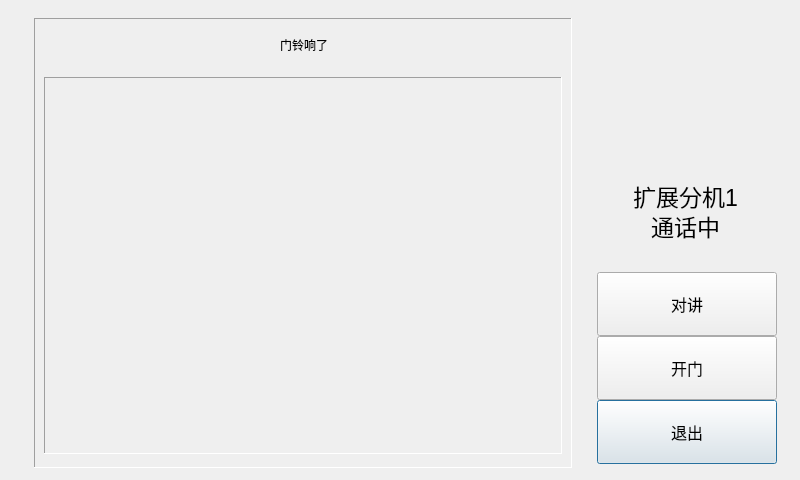
<?xml version="1.0" encoding="UTF-8"?>
<ui version="4.0">
 <class>DoorBellDialog</class>
 <widget class="QDialog" name="DoorBellDialog">
  <property name="geometry">
   <rect>
    <x>0</x>
    <y>0</y>
    <width>800</width>
    <height>480</height>
   </rect>
  </property>
  <property name="windowTitle">
   <string>Dialog</string>
  </property>
  <widget class="CommonPushButton" name="pushButtonDoorBellReturn">
   <property name="geometry">
    <rect>
     <x>597</x>
     <y>400</y>
     <width>180</width>
     <height>64</height>
    </rect>
   </property>
   <property name="font">
    <font>
     <family>AlArabiya</family>
     <pointsize>12</pointsize>
    </font>
   </property>
   <property name="text">
    <string>退出</string>
   </property>
  </widget>
  <widget class="QFrame" name="frameVideoShow">
   <property name="geometry">
    <rect>
     <x>44</x>
     <y>77</y>
     <width>518</width>
     <height>377</height>
    </rect>
   </property>
   <property name="styleSheet">
    <string notr="true"/>
   </property>
   <property name="frameShape">
    <enum>QFrame::Panel</enum>
   </property>
   <property name="frameShadow">
    <enum>QFrame::Sunken</enum>
   </property>
  </widget>
  <widget class="CommonPushButton" name="pushButtonDoorBellOpen">
   <property name="geometry">
    <rect>
     <x>597</x>
     <y>336</y>
     <width>180</width>
     <height>64</height>
    </rect>
   </property>
   <property name="font">
    <font>
     <family>AlArabiya</family>
     <pointsize>12</pointsize>
    </font>
   </property>
   <property name="text">
    <string>开门</string>
   </property>
  </widget>
  <widget class="CommonPushButton" name="pushButtonDoorBellAnswer">
   <property name="geometry">
    <rect>
     <x>597</x>
     <y>272</y>
     <width>180</width>
     <height>64</height>
    </rect>
   </property>
   <property name="font">
    <font>
     <family>AlArabiya</family>
     <pointsize>12</pointsize>
    </font>
   </property>
   <property name="text">
    <string>对讲</string>
   </property>
  </widget>
  <widget class="QFrame" name="framePanel">
   <property name="geometry">
    <rect>
     <x>34</x>
     <y>18</y>
     <width>538</width>
     <height>450</height>
    </rect>
   </property>
   <property name="frameShape">
    <enum>QFrame::Panel</enum>
   </property>
   <property name="frameShadow">
    <enum>QFrame::Sunken</enum>
   </property>
  </widget>
  <widget class="QLabel" name="labelInfo">
   <property name="geometry">
    <rect>
     <x>49</x>
     <y>20</y>
     <width>510</width>
     <height>50</height>
    </rect>
   </property>
   <property name="font">
    <font>
     <family>,white</family>
     <weight>50</weight>
     <italic>false</italic>
     <bold>false</bold>
    </font>
   </property>
   <property name="styleSheet">
    <string notr="true"/>
   </property>
   <property name="text">
    <string>门铃响了</string>
   </property>
   <property name="alignment">
    <set>Qt::AlignCenter</set>
   </property>
  </widget>
  <widget class="MyLabel" name="labelExtension2">
   <property name="geometry">
    <rect>
     <x>610</x>
     <y>210</y>
     <width>151</width>
     <height>31</height>
    </rect>
   </property>
   <property name="styleSheet">
    <string notr="true">font: 23px;
</string>
   </property>
   <property name="frameShape">
    <enum>QFrame::NoFrame</enum>
   </property>
   <property name="frameShadow">
    <enum>QFrame::Plain</enum>
   </property>
   <property name="text">
    <string>通话中</string>
   </property>
   <property name="alignment">
    <set>Qt::AlignCenter</set>
   </property>
  </widget>
  <widget class="MyLabel" name="labelExtension1">
   <property name="geometry">
    <rect>
     <x>610</x>
     <y>180</y>
     <width>151</width>
     <height>31</height>
    </rect>
   </property>
   <property name="styleSheet">
    <string notr="true">font: 23px;
</string>
   </property>
   <property name="frameShape">
    <enum>QFrame::NoFrame</enum>
   </property>
   <property name="frameShadow">
    <enum>QFrame::Plain</enum>
   </property>
   <property name="text">
    <string>扩展分机1</string>
   </property>
   <property name="alignment">
    <set>Qt::AlignCenter</set>
   </property>
  </widget>
  <zorder>pushButtonDoorBellReturn</zorder>
  <zorder>pushButtonDoorBellOpen</zorder>
  <zorder>pushButtonDoorBellAnswer</zorder>
  <zorder>framePanel</zorder>
  <zorder>labelInfo</zorder>
  <zorder>labelExtension2</zorder>
  <zorder>labelExtension1</zorder>
  <zorder>frameVideoShow</zorder>
 </widget>
 <customwidgets>
  <customwidget>
   <class>CommonPushButton</class>
   <extends>QPushButton</extends>
   <header>commonpushbutton.h</header>
  </customwidget>
  <customwidget>
   <class>MyLabel</class>
   <extends>QLabel</extends>
   <header>mylabel.h</header>
  </customwidget>
 </customwidgets>
 <tabstops>
  <tabstop>pushButtonDoorBellAnswer</tabstop>
  <tabstop>pushButtonDoorBellOpen</tabstop>
  <tabstop>pushButtonDoorBellReturn</tabstop>
 </tabstops>
 <resources/>
 <connections/>
</ui>
